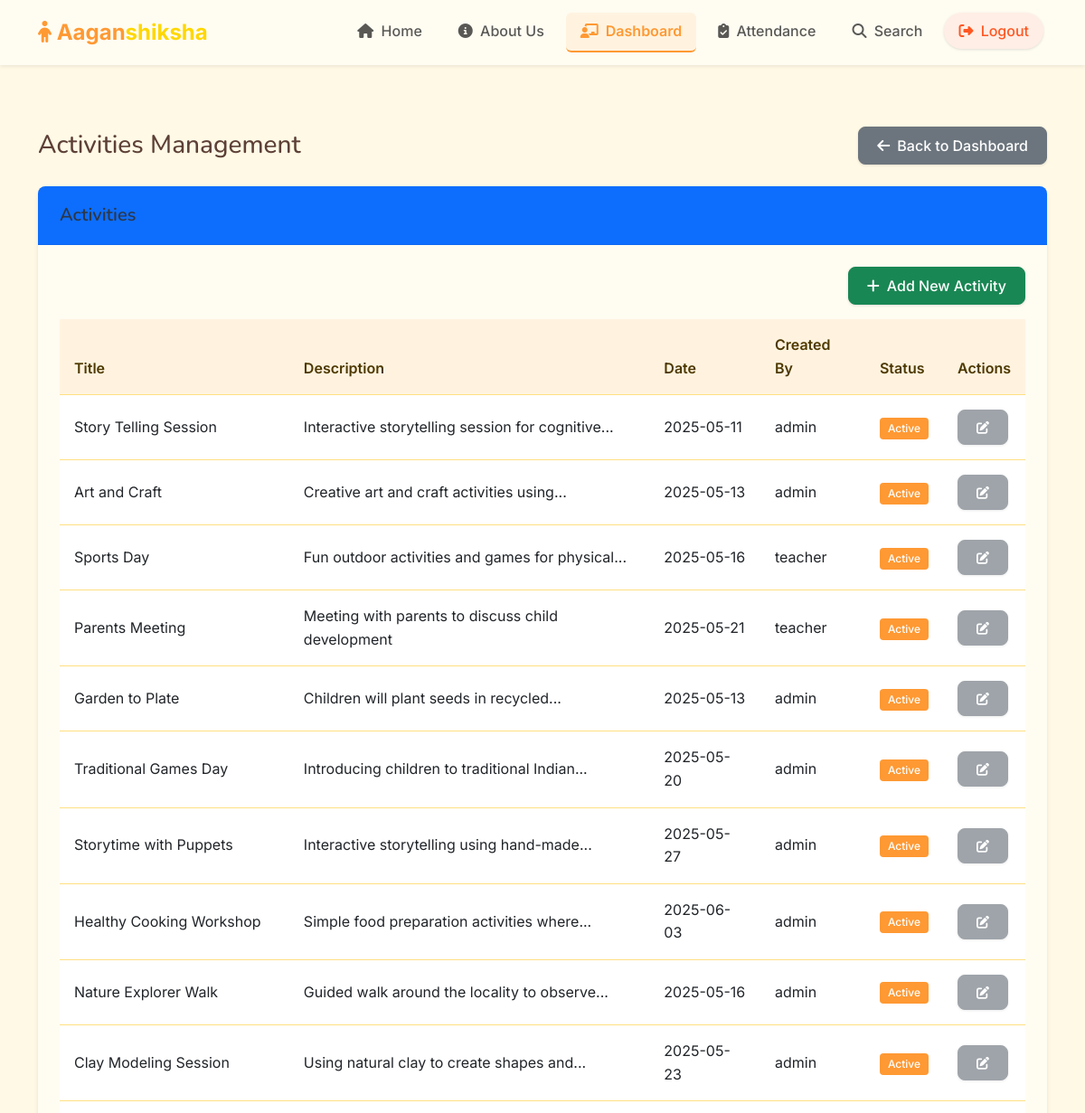
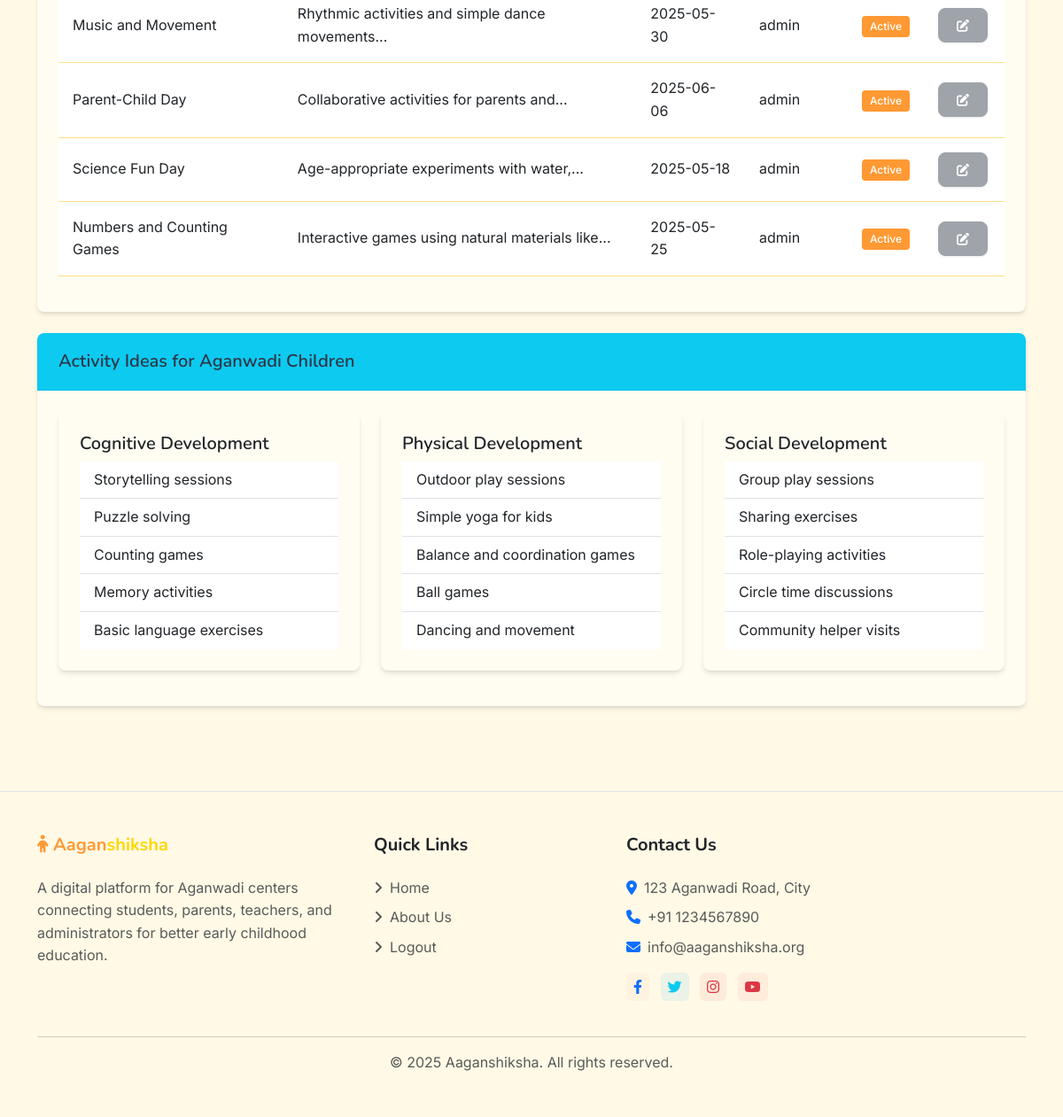
Page /teacher/activities (signed in) on the committed database (2 pictures, top to bottom).
### models.py (models this page shows, shortened)
class Activity(db.Model):
    id = db.Column(db.Integer, primary_key=True, autoincrement=True)
    title = db.Column(db.String(100), nullable=False)
    description = db.Column(db.Text, nullable=False)
    date = db.Column(db.Date, nullable=False)
    user_id = db.Column(db.Integer, db.ForeignKey('user.id'), nullable=False)
    created_at = db.Column(db.DateTime, default=datetime.utcnow)
    updated_at = db.Column(db.DateTime, default=datetime.utcnow, onupdate=datetime.utcnow)
    is_active = db.Column(db.Boolean, default=True)

class User(UserMixin, db.Model):
    id = db.Column(db.Integer, primary_key=True)
    username = db.Column(db.String(64), unique=True, nullable=False)
    email = db.Column(db.String(120), unique=True, nullable=False)
    password_hash = db.Column(db.String(256), nullable=False)
    role = db.Column(db.String(20), nullable=False)  # 'admin', 'teacher'
    aadhar_number = db.Column(db.String(12), unique=True, nullable=False)
    phone_number = db.Column(db.String(15), nullable=True)
    address = db.Column(db.String(200), nullable=True)
    created_at = db.Column(db.DateTime, default=datetime.utcnow)
    center_id = db.Column(db.Integer, db.ForeignKey('center.id'), nullable=True)  # Only required for teachers
    center = db.relationship('Center', backref='teachers', lazy=True)
    complaints = db.relationship('Complaint', backref='author', lazy=True)
    nutrition_tips = db.relationship('NutritionTip', backref='created_by', lazy=True)
    activities = db.relationship('Activity', backref='created_by', lazy=True)

### routes/teacher.py (the view)
@teacher_bp.route('/activities')
@login_required
@teacher_required
def activities():
    activities = Activity.query.all()
    return render_template('teacher/activities.html', activities=activities)

### app.py (called while the page is built)
@app.context_processor
def inject_csrf_token():
    return dict(csrf_token=generate_csrf)

@login_manager.user_loader
def load_user(user_id):
    return User.query.get(int(user_id))

### routes/teacher.py (called while the page is built)
def teacher_required(f):
    @wraps(f)
    def decorated_function(*args, **kwargs):
        if not current_user.is_authenticated or current_user.role != 'teacher':
            flash('You need to be a teacher to access this page.', 'danger')
            return redirect(url_for('auth.login'))
        return f(*args, **kwargs)
    return decorated_function

### templates/teacher/activities.html (shortened to what this page needs)
{% extends 'base.html' %}
{% block content %}
<div class="container py-4">
    <div class="d-flex justify-content-between align-items-center mb-4">
        <h1 class="h3 mb-0">Activities Management</h1>
        <a href="{{ url_for('teacher.dashboard') }}" class="btn btn-secondary">
            <i class="fas fa-arrow-left me-2"></i>Back to Dashboard
        </a>
    </div>
    <div class="card mb-4">
        <div class="card-header bg-primary text-white">
            <h5 class="mb-0">
                {% if is_add %}
                    Add New Activity
                {% elif is_edit %}
                    Edit Activity
                {% else %}
                    Activities
                {% endif %}
            </h5>
        </div>
        <div class="card-body">
            {% if is_add or is_edit %}
                <form method="POST">
                    {{ form.hidden_tag() }}
                    <div class="mb-3">
                        <label class="form-label">Title</label>
                        {{ form.title(class="form-control") }}
                        {% if form.title.errors %}
                            <div class="text-danger">
                                {% for error in form.title.errors %}
                                    <small>{{ error }}</small>
                                {% endfor %}
                            </div>
                        {% endif %}
                    </div>
                    <div class="mb-3">
                        <label class="form-label">Description</label>
                        {{ form.description(class="form-control", rows=5) }}
                        {% if form.description.errors %}
                            <div class="text-danger">
                                {% for error in form.description.errors %}
                                    <small>{{ error }}</small>
                                {% endfor %}
                            </div>
                        {% endif %}
                    </div>
                    <div class="mb-3">
                        <label class="form-label">Date</label>
                        {{ form.date(class="form-control", type="date") }}
                        {% if form.date.errors %}
                            <div class="text-danger">
                                {% for error in form.date.errors %}
                                    <small>{{ error }}</small>
                                {% endfor %}
                            </div>
                        {% endif %}
                    </div>
                    <div class="mb-3 form-check">
                        {{ form.is_active(class="form-check-input") }}
                        <label class="form-check-label" for="is_active">Active</label>
                        {% if form.is_active.errors %}
                            <div class="text-danger">
                                {% for error in form.is_active.errors %}
                                    <small>{{ error }}</small>
                                {% endfor %}
                            </div>
                        {% endif %}
                    </div>
                    <div class="d-flex justify-content-between">
                        <a href="{{ url_for('teacher.activities') }}" class="btn btn-secondary">Cancel</a>
                        {{ form.submit(class="btn btn-primary") }}
                    </div>
                </form>
            {% else %}
                <div class="d-flex justify-content-end mb-3">
                    <a href="{{ url_for('teacher.add_activity') }}" class="btn btn-success">
                        <i class="fas fa-plus me-2"></i>Add New Activity
                    </a>
                </div>
                <div class="table-responsive">
                    <table class="table table-hover">
                        <thead>
                            <tr>
                                <th>Title</th>
                                <th>Description</th>
                                <th>Date</th>
                                <th>Created By</th>
                                <th>Status</th>
                                <th>Actions</th>
                            </tr>
                        </thead>
                        <tbody>
                            {% if activities %}
                                {% for activity in activities %}
                                    <tr>
                                        <td>{{ activity.title }}</td>
                                        <td>{{ activity.description|truncate(50) }}</td>
                                        <td>{{ activity.date.strftime('%Y-%m-%d') }}</td>
                                        <td>{{ activity.created_by.username }}</td>
                                        <td>
                                            <span class="badge {% if activity.is_active %}bg-success{% else %}bg-secondary{% endif %}">
                                                {{ 'Active' if activity.is_active else 'Inactive' }}
                                            </span>
                                        </td>
                                        <td>
                                            <div class="btn-group btn-group-sm">
                                                {% if activity.user_id == current_user.id %}
                                                    <a href="{{ url_for('teacher.edit_activity', id=activity.id) }}" class="btn btn-warning">
                                                        <i class="fas fa-edit"></i>
                                                    </a>
                                                {% else %}
                                                    <button type="button" class="btn btn-secondary" disabled>
                                                        <i class="fas fa-edit"></i>
                                                    </button>
                                                {% endif %}
                                            </div>
                                        </td>
                                    </tr>
                                {% endfor %}
                            {% else %}
                                <tr>
                                    <td colspan="6" class="text-center">No activities found.</td>
                                </tr>
                            {% endif %}
                        </tbody>
                    </table>
                </div>
            {% endif %}
        </div>
    </div>
    <div class="card">
        <div class="card-header bg-info text-white">
            <h5 class="mb-0">Activity Ideas for Aganwadi Children</h5>
        </div>
        <div class="card-body">
            <div class="row">
                <div class="col-md-4">
                    <div class="card mb-3">
                        <div class="card-body">
                            <h5 class="card-title">Cognitive Development</h5>
                            <ul class="list-group list-group-flush">
                                <li class="list-group-item">Storytelling sessions</li>
                                <li class="list-group-item">Puzzle solving</li>
                                <li class="list-group-item">Counting games</li>
                                <li class="list-group-item">Memory activities</li>
                                <li class="list-group-item">Basic language exercises</li>
                            </ul>
                        </div>
                    </div>
                </div>
                <div class="col-md-4">
                    <div class="card mb-3">
                        <div class="card-body">
                            <h5 class="card-title">Physical Development</h5>
                            <ul class="list-group list-group-flush">
                                <li class="list-group-item">Outdoor play sessions</li>
                                <li class="list-group-item">Simple yoga for kids</li>
                                <li class="list-group-item">Balance and coordination games</li>
                                <li class="list-group-item">Ball games</li>
                                <li class="list-group-item">Dancing and movement</li>
                            </ul>
                        </div>
                    </div>
                </div>
                <div class="col-md-4">
                    <div class="card mb-3">
                        <div class="card-body">
                            <h5 class="card-title">Social Development</h5>
                            <ul class="list-group list-group-flush">
                                <li class="list-group-item">Group play sessions</li>
                                <li class="list-group-item">Sharing exercises</li>
                                <li class="list-group-item">Role-playing activities</li>
                                <li class="list-group-item">Circle time discussions</li>
                                <li class="list-group-item">Community helper visits</li>
                            </ul>
                        </div>
                    </div>
                </div>
            </div>
        </div>
    </div>
</div>
{% endblock %}

### static/css/style.css (style rules this page uses)
:root { --primary-color: #FF9933; --primary-light: #FFF3E0; --secondary-color: #FFD700; --info-color: #FFD700; --success-color: #FF9933; --warning-color: #FFBF00; --danger-color: #FF5722; --light-color: #FFF9E6; --dark-color: #4D3900; --text-color: #5D4037; --border-radius: 0.5rem; --box-shadow: 0 4px 6px -1px rgba(0, 0, 0, 0.1), 0 2px 4px -1px rgba(0, 0, 0, 0.06); --transition: all 0.3s ease; }
body { min-height: 100vh; display: flex; flex-direction: column; font-family: 'Inter', -apple-system, BlinkMacSystemFont, 'Segoe UI', Roboto, Oxygen, Ubuntu, Cantarell, 'Open Sans', 'Helvetica Neue', sans-serif; color: var(--text-color); background-color: #FFF9E6; line-height: 1.6; }
h1, h2, h3, h4, h5, h6 { font-family: 'Nunito', -apple-system, BlinkMacSystemFont, 'Segoe UI', Roboto, Oxygen, Ubuntu, Cantarell, 'Open Sans', 'Helvetica Neue', sans-serif; font-weight: 600; color: #2d3748; }
a { transition: var(--transition); }
.btn { border-radius: var(--border-radius); padding: 0.5rem 1.25rem; font-weight: 500; transition: var(--transition); box-shadow: 0 1px 3px rgba(0,0,0,0.12); }
.card { border: none; border-radius: var(--border-radius); box-shadow: var(--box-shadow); transition: var(--transition); overflow: hidden; background-color: #FFFCF2; }
.card-header { background-color: white; border-bottom: 1px solid rgba(0, 0, 0, 0.05); padding: 1.25rem 1.5rem; font-weight: 600; }
.card-body { padding: 1.5rem; }
.table { border-collapse: separate; border-spacing: 0; width: 100%; margin-bottom: 1rem; }
.table th { background-color: #FFF3E0; font-weight: 600; padding: 1rem; text-align: left; color: #4D3900; border-bottom: 1px solid #FFE082; }
.table td { padding: 1rem; border-bottom: 1px solid #FFE082; vertical-align: middle; }
.badge { padding: 0.5em 0.75em; font-weight: 500; border-radius: 0.25rem; }
.badge.bg-success { background-color: #FF9933 !important; }

### rows in the picture
Activity: title "Story Telling Session", description "Interactive storytelling session for cognitive...", date "2025-05-11", created_by.username "admin", is_active "Active"
Activity: title "Art and Craft", description "Creative art and craft activities using...", date "2025-05-13", created_by.username "admin", is_active "Active"
Activity: title "Sports Day", description "Fun outdoor activities and games for physical...", date "2025-05-16", created_by.username "teacher", is_active "Active"
Activity: title "Parents Meeting", description "Meeting with parents to discuss child development", date "2025-05-21", created_by.username "teacher", is_active "Active"
Activity: title "Garden to Plate", description "Children will plant seeds in recycled...", date "2025-05-13", created_by.username "admin", is_active "Active"
Activity: title "Traditional Games Day", description "Introducing children to traditional Indian...", date "2025-05-20", created_by.username "admin", is_active "Active"
Activity: title "Storytime with Puppets", description "Interactive storytelling using hand-made...", date "2025-05-27", created_by.username "admin", is_active "Active"
Activity: title "Healthy Cooking Workshop", description "Simple food preparation activities where...", date "2025-06-03", created_by.username "admin", is_active "Active"
Activity: title "Nature Explorer Walk", description "Guided walk around the locality to observe...", date "2025-05-16", created_by.username "admin", is_active "Active"
Activity: title "Clay Modeling Session", description "Using natural clay to create shapes and...", date "2025-05-23", created_by.username "admin", is_active "Active"
Activity: title "Music and Movement", description "Rhythmic activities and simple dance movements...", date "2025-05-30", created_by.username "admin", is_active "Active"
Activity: title "Parent-Child Day", description "Collaborative activities for parents and...", date "2025-06-06", created_by.username "admin", is_active "Active"
Activity: title "Science Fun Day", description "Age-appropriate experiments with water,...", date "2025-05-18", created_by.username "admin", is_active "Active"
Activity: title "Numbers and Counting Games", description "Interactive games using natural materials like...", date "2025-05-25", created_by.username "admin", is_active "Active"

### other values in the picture
{{ current_year|default(2025) }} "2025"
